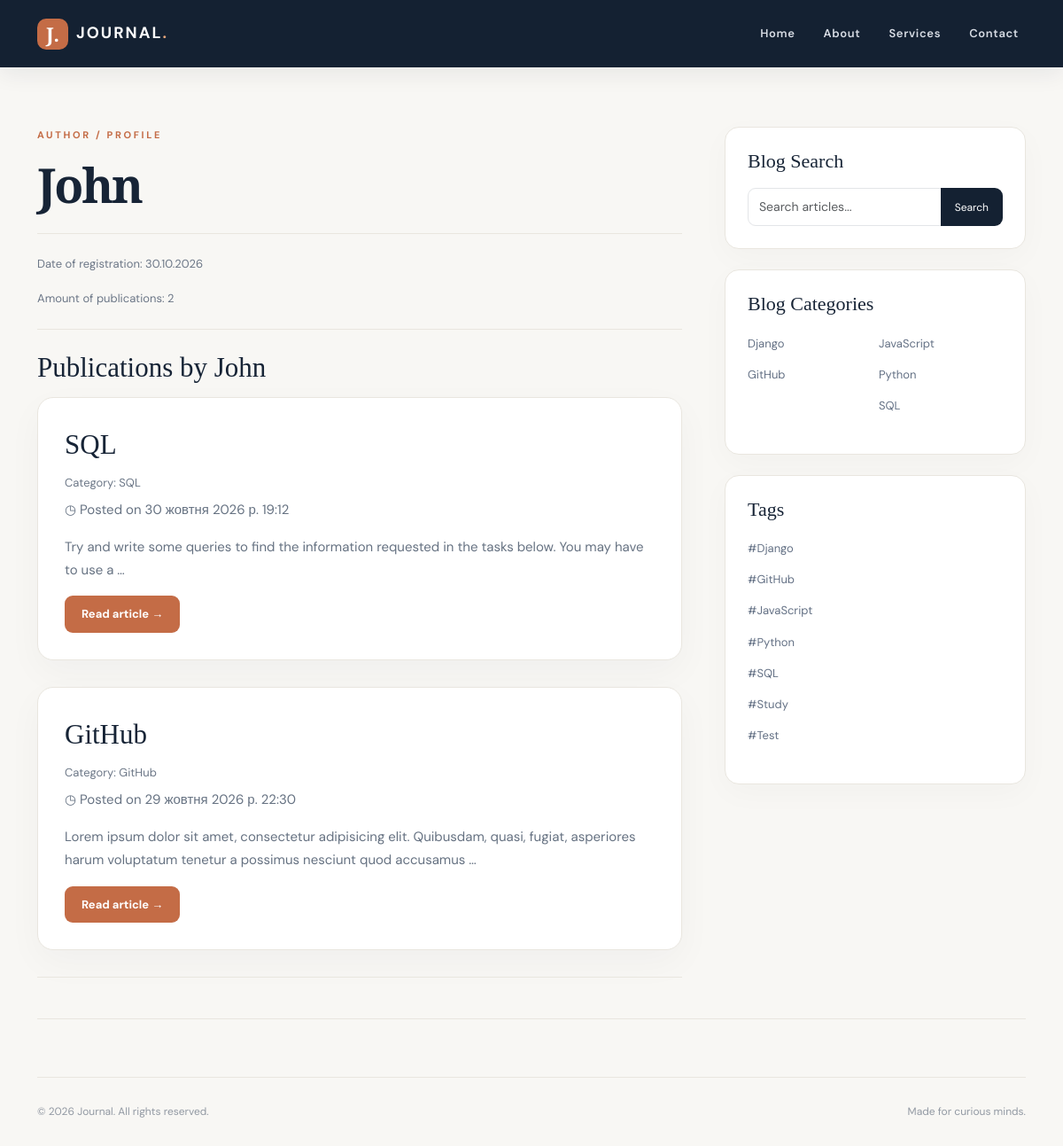
The app's page /profile/2/ with its own data.
### blog/models.py (models this page shows, shortened)
class Post(models.Model):
    title = models.CharField(max_length=200, verbose_name='Заголовок', unique=True)
    content = models.TextField(verbose_name='Вміст')
    published_date = models.DateTimeField(auto_now_add=True, verbose_name='Дата публікації')
    category = models.ForeignKey(Category, on_delete=models.CASCADE, verbose_name='Категорія')
    user = models.ForeignKey(User, on_delete=models.CASCADE, verbose_name='Автор')
    tags = models.ManyToManyField(Tag, blank=True, verbose_name='Тег')
    class Meta:
        ordering = ['-published_date']
        verbose_name = 'Публікація'
        verbose_name_plural = 'Публікації'

class Category(models.Model):
    name = models.CharField(max_length=100, verbose_name='Назва')
    def __str__(self):
        return self.name
    class Meta:
        ordering = ['name']
        verbose_name = 'Категорія'
        verbose_name_plural = 'Категорії'

class Tag(models.Model):
    name = models.CharField(max_length=30, unique=True, verbose_name='Назва')
    class Meta:
        ordering = ['name']
        verbose_name = 'Тег'
        verbose_name_plural = 'Теги'

### blog/views.py (the view)
# urls.py: path('profile/<int:user_id>/', views.profile_detail, name='profile_detail'),
def profile_detail(request, user_id):
    user = get_object_or_404(User, id=user_id)
    posts = Post.objects.filter(user=user)
    context = {'user': user, 'posts': posts, 'tags': Tag.objects.all()}
    context.update(get_categories())
    return render(request, 'blog/profile.html', context)

### blog/views.py (called while the page is built)
def get_categories():
    categories = Category.objects.all()
    first_half = Category.objects.all()[:len(categories) // 2]
    second_half = Category.objects.all()[len(categories) // 2:]
    return {'categories' : first_half, 'categories2': second_half}

### templates/blog/profile.html
{% extends 'base.html' %}
{% load static %}
{% block content %}
<div class="eyebrow mb-3">AUTHOR / PROFILE</div>
<h1 class="article-title">{{ user.username }}</h1>
<hr class="soft-divider"/>
<div class="byline">
    <p>Date of registration: {{ user.date_joined|date:"d.m.Y" }}</p>
    <p>Amount of publications: {{ posts.count }}</p>
</div>
<hr class="soft-divider"/>
<h2 class="post-title">Publications by {{ user.username }}</h2>
{% for post in posts %}
    <section class="post-card">
        <h3 class="post-title">
            <a href="{% url 'blog:post_detail' post.id %}">
                {{ post.title }}
            </a>
        </h3>
        <p class="byline">
            Category: {{ post.category }}
        </p>
        <p>◷ Posted on {{ post.published_date }}</p>
        <p>{{ post.content|truncatewords:20 }}</p>
        <a class="btn btn-accent" href="{% url 'blog:post_detail' post.id %}">Read article →</a>
    </section>
{% empty %}
    <p>This author has no publications yet.</p>
{% endfor %}
<hr class="soft-divider"/>
{% endblock %}

### templates/base.html (shortened to what this page needs)
<!DOCTYPE html>
<html lang="en">
<head>
    {% load static %}
    <link href="https://cdn.jsdelivr.net/npm/bootstrap@5.3.3/dist/css/bootstrap.min.css" rel="stylesheet"/>
    <link href="{% static 'blog/css/site.css' %}" rel="stylesheet"/>
</head>
<body>
{% include 'blog/navbar.html' %}
<div class="container page-container">
    <div class="row g-5">
        <div class="col-lg-8">
            {% block content %} {% endblock %}
        </div>
        <div class="col-lg-4">
            <div class="sidebar-card">
                <h4 class="sidebar-heading">Blog Search</h4>
                <div class="input-group">
                    <input aria-label="Search articles" class="form-control" placeholder="Search articles..."
                           type="text"/>
                    <button class="btn btn-search" type="button">Search</button>
                </div>
            </div>
            <div class="sidebar-card">
                <h4 class="sidebar-heading">Blog Categories</h4>
                <div class="row g-2">
                    <div class="col-6">
                        <ul class="list-unstyled category-list">
                            {% for category in categories %}
                                <li><a href="#">{{ category.name }}</a></li>
                            {% empty %}
                                <p>Категорій немає</p>
                            {% endfor %}
                        </ul>
                    </div>
                    <div class="col-6">
                        <ul class="list-unstyled category-list">
                           {% for category in categories2 %}
                                <li><a href="#">{{ category.name }}</a></li>
                            {% empty %}
                                <p>Категорій немає</p>
                            {% endfor %}
                        </ul>
                    </div>
                </div>
            </div>
            <div class="sidebar-card">
                <h4 class="sidebar-heading">Tags</h4>
                <ul class="list-unstyled category-list">
                   {% for tag in tags %}
                        <li><a href="#">#{{ tag.name }}</a></li>
                    {% empty %}
                        <p>Тегів немає</p>
                    {% endfor %}
                </ul>
            </div>
        </div>
    </div>
    <hr class="soft-divider"/>
    <footer class="site-footer">
        <div class="d-flex flex-wrap justify-content-between gap-2">
            <span>© 2026 Journal. All rights reserved.</span><span>Made for curious minds.</span></div>
    </footer>
</div>
</body>
</html>

### static/blog/css/site.css (style rules this page uses)
:root { --ink:#172436;--muted:#6c7787;--accent:#c46c46;--paper:#f8f7f4;--line:#e9e6df }
* { box-sizing:border-box }
html { scroll-behavior:smooth }
body { background:var(--paper);color:var(--ink);font-family:'DM Sans',Arial,sans-serif;line-height:1.75;font-size:15px;padding-top:88px }
a { color:var(--accent);text-decoration:none;transition:color .2s }
.page-container { padding-top:55px }
.eyebrow { font-size:11px;letter-spacing:.24em;font-weight:700;color:var(--accent);text-transform:uppercase }
.page-title,.article-title { font-family:'Playfair Display',Georgia,serif;font-size:clamp(2.7rem,5vw,4.5rem);line-height:1.14;font-weight:600;letter-spacing:-.04em;margin:0 0 38px }
.post-card { background:#fff;border:1px solid var(--line);border-radius:18px;padding:28px 30px 30px;margin-bottom:30px;box-shadow:0 14px 40px #1c273309;transition:transform .2s,box-shadow .2s }
.post-title { font-family:'Playfair Display',Georgia,serif;font-size:31px;line-height:1.3;margin:5px 0 12px }
.post-title a { color:var(--ink) }
.byline { font-size:13px;color:var(--muted);margin-bottom:5px }
.post-card>p:not(.byline) { color:#667282 }
.soft-divider { border:0;border-top:1px solid var(--line);opacity:1;margin:23px 0 }
.btn-accent { background:var(--accent);color:#fff;border:0;border-radius:9px;padding:11px 19px;font-weight:700;font-size:13px }
.sidebar-card { background:#fff;border:1px solid var(--line);border-radius:16px;padding:25px;margin-bottom:23px;box-shadow:0 10px 35px #1c273307 }
.sidebar-heading { font-family:'Playfair Display',serif;font-size:22px;margin-bottom:17px }
.form-control { border:1px solid #e3e5e8;border-radius:9px;min-height:43px;font-size:14px }
.btn-search { background:#142132;color:#fff;border-radius:9px;font-size:12px;padding:0 15px }
.category-list li { margin-bottom:9px }
.category-list a { color:#647185;font-size:13px }
.article-title { font-size:clamp(2.8rem,4.5vw,4rem);margin-bottom:15px }
.site-footer { margin:65px 0 35px;border-top:1px solid var(--line);padding-top:28px;color:#9299a3;font-size:12px }

### records on screen
Post: title "SQL", category "SQL", published_date "30 жовтня 2026 р. 19:12", content "Try and write some queries to find the information requested in the tasks below. You may have to use a …"
Post: title "GitHub", category "GitHub", published_date "29 жовтня 2026 р. 22:30", content "Lorem ipsum dolor sit amet, consectetur adipisicing elit. Quibusdam, quasi, fugiat, asperiores harum voluptatum tenetur a possimus nesciunt quod accusamus …"
Category: name "Django"
Category: name "GitHub"
Category: name "JavaScript"
Category: name "Python"
Category: name "SQL"
Tag: name "Django"
Tag: name "GitHub"
Tag: name "JavaScript"
Tag: name "Python"
Tag: name "SQL"
Tag: name "Study"
Tag: name "Test"

### other values on screen
{{ user.username }} "John"
{{ user.date_joined|date:"d.m.Y" }} "30.10.2026"
{{ posts.count }} "2"
